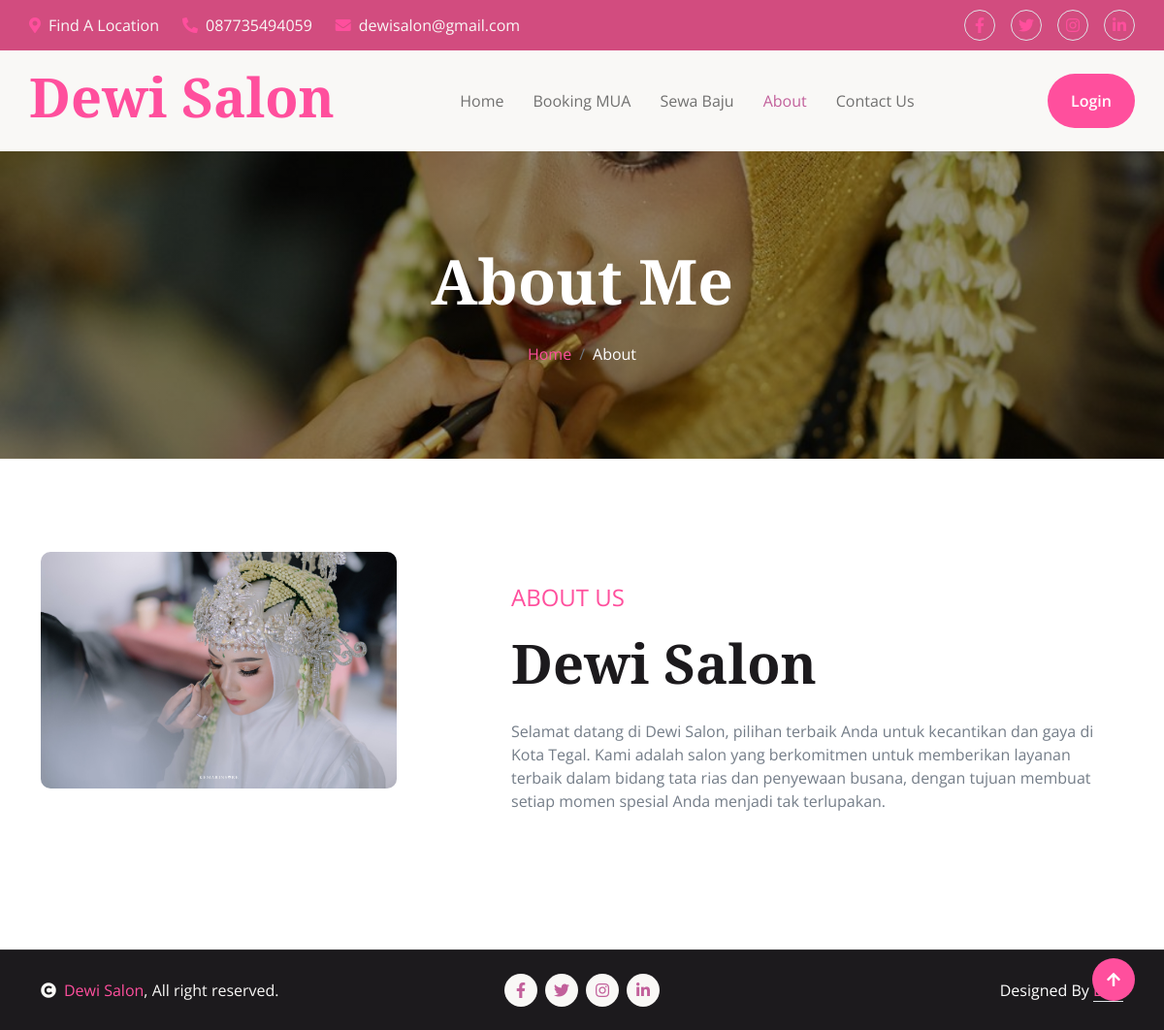
The page /index.php/visitor/about on the database its author committed.
### tables this page shows
CREATE TABLE `profil` (
  `id` tinyint(1) NOT NULL,
  `header` text NOT NULL,
  `deskripsi` text NOT NULL,
  `foto` text NOT NULL
);

### application/controllers/Visitor.php (called while the page is built, shortened)
<?php
class Visitor extends CI_Controller
{
	public function about()
	{
		$data = [
			'menu' => 'about',
			'profil' => $this->profil->get_data()
		];
		$this->load->view('layout/header', $data);
		$this->load->view('about');
		$this->load->view('layout/footer');
	}
}

### index.php (called while the page is built, shortened)
<?php
require_once BASEPATH.'core/CodeIgniter.php';

### application/models/Profil_model.php (called while the page is built, shortened)
<?php
class Profil_model extends CI_Model
{
    public function get_data()
    {
        $data = $this->db->select('*')
            ->from('profil')
            ->where('id', 1)
            ->get()
            ->row();
        return $data;
    }
}

### application/views/about.php (the view)
<div class="container-fluid bg-breadcrumb py-5">
    <div class="container text-center py-5">
        <h1 class="text-white display-3 mb-4">About Me</h1>
        <ol class="breadcrumb justify-content-center mb-0">
            <li class="breadcrumb-item"><a href="<?= base_url('') ?>">Home</a></li>
            <li class="breadcrumb-item active text-white">About</li>
        </ol>
    </div>
</div>
<div class="container-fluid about py-5">
    <div class="container py-5">
        <div class="row g-5 align-items-center">
            <div class="col-lg-5">
                <div class="video">
                    <img src="<?= base_url('upload/profil/' . $profil->foto) ?>" class="img-fluid rounded" alt="">
                </div>
            </div>
            <div class="col-lg-7">
                <p class="fs-4 text-uppercase text-primary">About Us</p>
                <h1 class="display-4 mb-4"><?= $profil->header ?></h1>
                <p class="mb-4"><?= $profil->deskripsi ?></p>
            </div>
        </div>
    </div>
</div>

### assets/template/css/style.css (style rules this page uses)
.bg-breadcrumb { background: linear-gradient(rgba(0, 0, 0, 0.4), rgba(0, 0, 0, 0.4)), url(../img/appointment-background.jpg); background-position: center center; background-repeat: no-repeat; background-size: cover; }
.video { position: relative; padding-right: 70px; padding-bottom: 70px; border-radius: 10px; }

### rows shown on the page
profil: foto (picture), header "Dewi Salon", deskripsi "Selamat datang di Dewi Salon, pilihan terbaik Anda untuk kecantikan dan gaya di Kota Tegal. Kami adalah salon yang berkomitmen untuk memberikan layanan terbaik dalam bidang tata rias dan penyewaan busana, dengan tujuan membuat setiap momen spesial Anda menjadi tak terlupakan."
